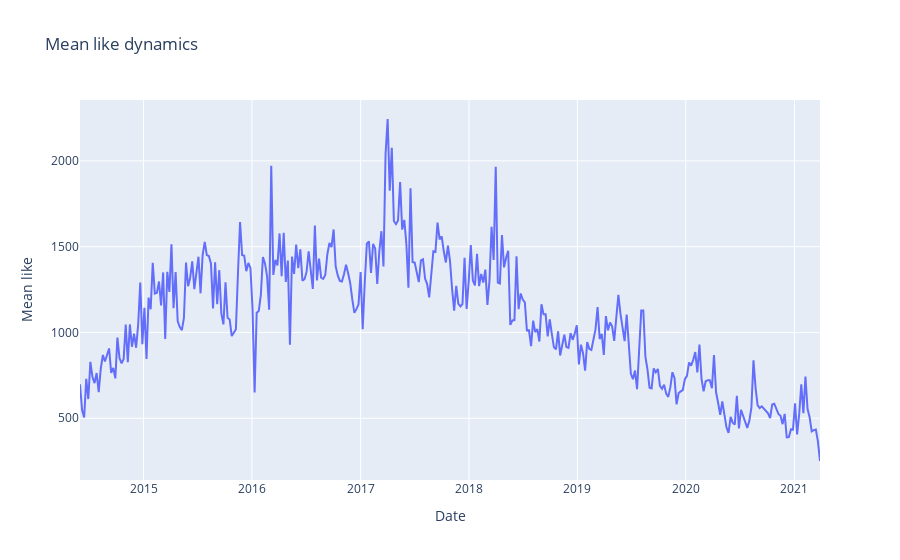

The notebook cell this image was saved under:
### Code cell
likes_dynamics = (
    data.groupby(pd.Grouper(key='date', freq='w'))
        .likes
        .mean()['2014-06-01': ]
)

px.line(
    x=likes_dynamics.index, y=likes_dynamics.values,
    title='Mean likes dynamics', 
    labels={"x": "Date", "y": "Mean like",})

### Figure 1 — Plotly figure (JSON) as saved in the notebook; plotly's stock layout.template omitted (floating-point values rounded to 4 significant figures; data arrays with more than 128 entries replaced by an {"elided": "..."} marker saying what was removed)
{"data": [{"hovertemplate": "Date=%{x}<br>Mean like=%{y}<extra></extra>", "legendgroup": "", "line": {"color": "#636efa", "dash": "solid"}, "mode": "lines", "name": "", "orientation": "v", "showlegend": false, "type": "scatter", "x": {"elided": "357 str values"}, "xaxis": "x", "y": {"elided": "357 float values"}, "yaxis": "y"}], "layout": {"legend": {"tracegroupgap": 0}, "title": {"text": "Mean like dynamics"}, "xaxis": {"anchor": "y", "domain": [0, 1], "title": {"text": "Date"}}, "yaxis": {"anchor": "x", "domain": [0, 1], "title": {"text": "Mean like"}}}}
